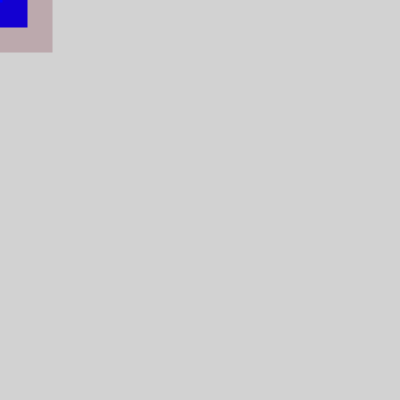
Frame 1 (no input)
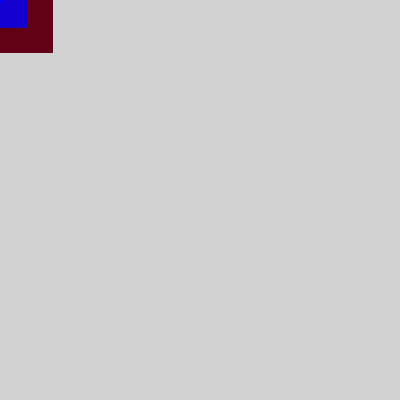
Frame 60 (no input)
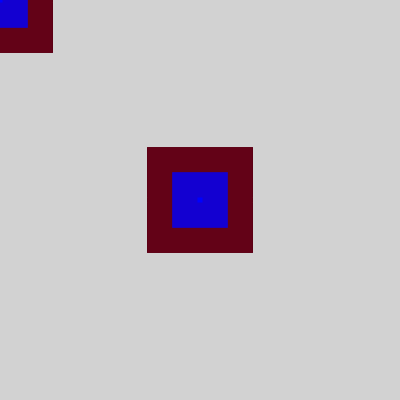
Frame 120 (the mouse pressed at the canvas centre since frame 60)

The p5.js sketch that drew these frames (run headless with seeded random() and noise() and a simulated clock; from frame 60 on, the mouse is pressed at the canvas centre):

// p5.js sketch
// ── sketch.js
function setup() {
    createCanvas(400, 400);
    background(210);
}

function draw() {
    rectMode(CENTER);
    fill(0,0,255);
    stroke(100, 0 , 25,50);
    strokeWeight(50);
    rect(mouseX, mouseY, 55, 55);
}
